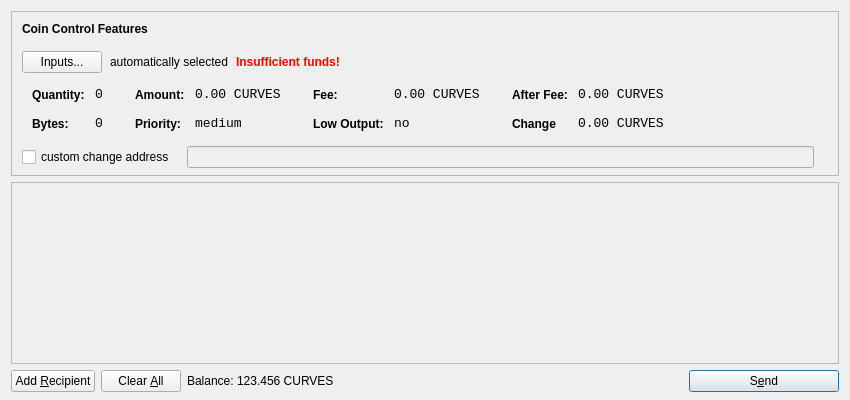
<?xml version="1.0" encoding="UTF-8"?>
<ui version="4.0">
 <class>SendCoinsDialog</class>
 <widget class="QDialog" name="SendCoinsDialog">
  <property name="geometry">
   <rect>
    <x>0</x>
    <y>0</y>
    <width>850</width>
    <height>400</height>
   </rect>
  </property>
  <property name="windowTitle">
   <string>Send Coins</string>
  </property>
  <layout class="QVBoxLayout" name="verticalLayout" stretch="0,1,0">
   <property name="bottomMargin">
    <number>8</number>
   </property>
   <item>
    <widget class="QFrame" name="frameCoinControl">
     <property name="sizePolicy">
      <sizepolicy hsizetype="Expanding" vsizetype="Expanding">
       <horstretch>0</horstretch>
       <verstretch>0</verstretch>
      </sizepolicy>
     </property>
     <property name="maximumSize">
      <size>
       <width>16777215</width>
       <height>16777215</height>
      </size>
     </property>
     <property name="frameShape">
      <enum>QFrame::StyledPanel</enum>
     </property>
     <property name="frameShadow">
      <enum>QFrame::Sunken</enum>
     </property>
     <layout class="QVBoxLayout" name="verticalLayoutCoinControl2">
      <property name="spacing">
       <number>-1</number>
      </property>
      <property name="leftMargin">
       <number>0</number>
      </property>
      <property name="topMargin">
       <number>0</number>
      </property>
      <property name="rightMargin">
       <number>0</number>
      </property>
      <property name="bottomMargin">
       <number>6</number>
      </property>
      <item>
       <layout class="QVBoxLayout" name="verticalLayoutCoinControl" stretch="0,0,0,0,1">
        <property name="spacing">
         <number>0</number>
        </property>
        <property name="leftMargin">
         <number>10</number>
        </property>
        <property name="topMargin">
         <number>10</number>
        </property>
        <item>
         <layout class="QHBoxLayout" name="horizontalLayoutCoinControl1">
          <property name="bottomMargin">
           <number>15</number>
          </property>
          <item>
           <widget class="QLabel" name="labelCoinControlFeatures">
            <property name="sizePolicy">
             <sizepolicy hsizetype="Preferred" vsizetype="Maximum">
              <horstretch>0</horstretch>
              <verstretch>0</verstretch>
             </sizepolicy>
            </property>
            <property name="font">
             <font>
              <weight>75</weight>
              <bold>true</bold>
             </font>
            </property>
            <property name="styleSheet">
             <string notr="true">font-weight:bold;</string>
            </property>
            <property name="text">
             <string>Coin Control Features</string>
            </property>
           </widget>
          </item>
         </layout>
        </item>
        <item>
         <layout class="QHBoxLayout" name="horizontalLayoutCoinControl2" stretch="0,0,0,0">
          <property name="spacing">
           <number>8</number>
          </property>
          <property name="bottomMargin">
           <number>10</number>
          </property>
          <item>
           <widget class="QPushButton" name="pushButtonCoinControl">
            <property name="styleSheet">
             <string notr="true"/>
            </property>
            <property name="text">
             <string>Inputs...</string>
            </property>
           </widget>
          </item>
          <item>
           <widget class="QLabel" name="labelCoinControlAutomaticallySelected">
            <property name="text">
             <string>automatically selected</string>
            </property>
            <property name="margin">
             <number>5</number>
            </property>
           </widget>
          </item>
          <item>
           <widget class="QLabel" name="labelCoinControlInsuffFunds">
            <property name="font">
             <font>
              <weight>75</weight>
              <bold>true</bold>
             </font>
            </property>
            <property name="styleSheet">
             <string notr="true">color:red;font-weight:bold;</string>
            </property>
            <property name="text">
             <string>Insufficient funds!</string>
            </property>
            <property name="margin">
             <number>5</number>
            </property>
           </widget>
          </item>
          <item>
           <spacer name="horizontalSpacerCoinControl">
            <property name="orientation">
             <enum>Qt::Horizontal</enum>
            </property>
            <property name="sizeHint" stdset="0">
             <size>
              <width>40</width>
              <height>1</height>
             </size>
            </property>
           </spacer>
          </item>
         </layout>
        </item>
        <item>
         <widget class="QWidget" name="widgetCoinControl" native="true">
          <property name="sizePolicy">
           <sizepolicy hsizetype="Preferred" vsizetype="Preferred">
            <horstretch>0</horstretch>
            <verstretch>0</verstretch>
           </sizepolicy>
          </property>
          <property name="minimumSize">
           <size>
            <width>0</width>
            <height>0</height>
           </size>
          </property>
          <property name="styleSheet">
           <string notr="true"/>
          </property>
          <layout class="QHBoxLayout" name="horizontalLayoutCoinControl5">
           <property name="margin">
            <number>0</number>
           </property>
           <item>
            <layout class="QHBoxLayout" name="horizontalLayoutCoinControl3" stretch="0,0,0,1">
             <property name="spacing">
              <number>20</number>
             </property>
             <property name="topMargin">
              <number>0</number>
             </property>
             <property name="bottomMargin">
              <number>10</number>
             </property>
             <item>
              <layout class="QFormLayout" name="formLayoutCoinControl1">
               <property name="horizontalSpacing">
                <number>10</number>
               </property>
               <property name="verticalSpacing">
                <number>14</number>
               </property>
               <property name="leftMargin">
                <number>10</number>
               </property>
               <property name="topMargin">
                <number>4</number>
               </property>
               <property name="rightMargin">
                <number>6</number>
               </property>
               <item row="0" column="0">
                <widget class="QLabel" name="labelCoinControlQuantityText">
                 <property name="styleSheet">
                  <string notr="true">font-weight:bold;</string>
                 </property>
                 <property name="text">
                  <string>Quantity:</string>
                 </property>
                 <property name="margin">
                  <number>0</number>
                 </property>
                </widget>
               </item>
               <item row="0" column="1">
                <widget class="QLabel" name="labelCoinControlQuantity">
                 <property name="font">
                  <font>
                   <family>Monospace</family>
                   <pointsize>10</pointsize>
                  </font>
                 </property>
                 <property name="cursor">
                  <cursorShape>IBeamCursor</cursorShape>
                 </property>
                 <property name="contextMenuPolicy">
                  <enum>Qt::ActionsContextMenu</enum>
                 </property>
                 <property name="text">
                  <string>0</string>
                 </property>
                 <property name="margin">
                  <number>0</number>
                 </property>
                 <property name="textInteractionFlags">
                  <set>Qt::LinksAccessibleByMouse|Qt::TextSelectableByKeyboard|Qt::TextSelectableByMouse</set>
                 </property>
                </widget>
               </item>
               <item row="1" column="0">
                <widget class="QLabel" name="labelCoinControlBytesText">
                 <property name="styleSheet">
                  <string notr="true">font-weight:bold;</string>
                 </property>
                 <property name="text">
                  <string>Bytes:</string>
                 </property>
                </widget>
               </item>
               <item row="1" column="1">
                <widget class="QLabel" name="labelCoinControlBytes">
                 <property name="font">
                  <font>
                   <family>Monospace</family>
                   <pointsize>10</pointsize>
                  </font>
                 </property>
                 <property name="cursor">
                  <cursorShape>IBeamCursor</cursorShape>
                 </property>
                 <property name="contextMenuPolicy">
                  <enum>Qt::ActionsContextMenu</enum>
                 </property>
                 <property name="text">
                  <string>0</string>
                 </property>
                 <property name="textInteractionFlags">
                  <set>Qt::LinksAccessibleByMouse|Qt::TextSelectableByKeyboard|Qt::TextSelectableByMouse</set>
                 </property>
                </widget>
               </item>
              </layout>
             </item>
             <item>
              <layout class="QFormLayout" name="formLayoutCoinControl2">
               <property name="horizontalSpacing">
                <number>10</number>
               </property>
               <property name="verticalSpacing">
                <number>14</number>
               </property>
               <property name="leftMargin">
                <number>6</number>
               </property>
               <property name="topMargin">
                <number>4</number>
               </property>
               <property name="rightMargin">
                <number>6</number>
               </property>
               <item row="0" column="0">
                <widget class="QLabel" name="labelCoinControlAmountText">
                 <property name="styleSheet">
                  <string notr="true">font-weight:bold;</string>
                 </property>
                 <property name="text">
                  <string>Amount:</string>
                 </property>
                 <property name="margin">
                  <number>0</number>
                 </property>
                </widget>
               </item>
               <item row="0" column="1">
                <widget class="QLabel" name="labelCoinControlAmount">
                 <property name="font">
                  <font>
                   <family>Monospace</family>
                   <pointsize>10</pointsize>
                  </font>
                 </property>
                 <property name="cursor">
                  <cursorShape>IBeamCursor</cursorShape>
                 </property>
                 <property name="contextMenuPolicy">
                  <enum>Qt::ActionsContextMenu</enum>
                 </property>
                 <property name="text">
                  <string>0.00 CURVES</string>
                 </property>
                 <property name="textInteractionFlags">
                  <set>Qt::LinksAccessibleByMouse|Qt::TextSelectableByKeyboard|Qt::TextSelectableByMouse</set>
                 </property>
                </widget>
               </item>
               <item row="1" column="0">
                <widget class="QLabel" name="labelCoinControlPriorityText">
                 <property name="styleSheet">
                  <string notr="true">font-weight:bold;</string>
                 </property>
                 <property name="text">
                  <string>Priority:</string>
                 </property>
                </widget>
               </item>
               <item row="1" column="1">
                <widget class="QLabel" name="labelCoinControlPriority">
                 <property name="font">
                  <font>
                   <family>Monospace</family>
                   <pointsize>10</pointsize>
                  </font>
                 </property>
                 <property name="cursor">
                  <cursorShape>IBeamCursor</cursorShape>
                 </property>
                 <property name="contextMenuPolicy">
                  <enum>Qt::ActionsContextMenu</enum>
                 </property>
                 <property name="text">
                  <string>medium</string>
                 </property>
                 <property name="textInteractionFlags">
                  <set>Qt::LinksAccessibleByMouse|Qt::TextSelectableByKeyboard|Qt::TextSelectableByMouse</set>
                 </property>
                </widget>
               </item>
              </layout>
             </item>
             <item>
              <layout class="QFormLayout" name="formLayoutCoinControl3">
               <property name="horizontalSpacing">
                <number>10</number>
               </property>
               <property name="verticalSpacing">
                <number>14</number>
               </property>
               <property name="leftMargin">
                <number>6</number>
               </property>
               <property name="topMargin">
                <number>4</number>
               </property>
               <property name="rightMargin">
                <number>6</number>
               </property>
               <item row="0" column="0">
                <widget class="QLabel" name="labelCoinControlFeeText">
                 <property name="styleSheet">
                  <string notr="true">font-weight:bold;</string>
                 </property>
                 <property name="text">
                  <string>Fee:</string>
                 </property>
                 <property name="margin">
                  <number>0</number>
                 </property>
                </widget>
               </item>
               <item row="0" column="1">
                <widget class="QLabel" name="labelCoinControlFee">
                 <property name="font">
                  <font>
                   <family>Monospace</family>
                   <pointsize>10</pointsize>
                  </font>
                 </property>
                 <property name="cursor">
                  <cursorShape>IBeamCursor</cursorShape>
                 </property>
                 <property name="contextMenuPolicy">
                  <enum>Qt::ActionsContextMenu</enum>
                 </property>
                 <property name="text">
                  <string>0.00 CURVES</string>
                 </property>
                 <property name="textInteractionFlags">
                  <set>Qt::LinksAccessibleByMouse|Qt::TextSelectableByKeyboard|Qt::TextSelectableByMouse</set>
                 </property>
                </widget>
               </item>
               <item row="1" column="0">
                <widget class="QLabel" name="labelCoinControlLowOutputText">
                 <property name="styleSheet">
                  <string notr="true">font-weight:bold;</string>
                 </property>
                 <property name="text">
                  <string>Low Output:</string>
                 </property>
                </widget>
               </item>
               <item row="1" column="1">
                <widget class="QLabel" name="labelCoinControlLowOutput">
                 <property name="font">
                  <font>
                   <family>Monospace</family>
                   <pointsize>10</pointsize>
                  </font>
                 </property>
                 <property name="cursor">
                  <cursorShape>IBeamCursor</cursorShape>
                 </property>
                 <property name="contextMenuPolicy">
                  <enum>Qt::ActionsContextMenu</enum>
                 </property>
                 <property name="text">
                  <string>no</string>
                 </property>
                 <property name="textInteractionFlags">
                  <set>Qt::LinksAccessibleByMouse|Qt::TextSelectableByKeyboard|Qt::TextSelectableByMouse</set>
                 </property>
                </widget>
               </item>
              </layout>
             </item>
             <item>
              <layout class="QFormLayout" name="formLayoutCoinControl4">
               <property name="horizontalSpacing">
                <number>10</number>
               </property>
               <property name="verticalSpacing">
                <number>14</number>
               </property>
               <property name="leftMargin">
                <number>6</number>
               </property>
               <property name="topMargin">
                <number>4</number>
               </property>
               <property name="rightMargin">
                <number>6</number>
               </property>
               <item row="0" column="0">
                <widget class="QLabel" name="labelCoinControlAfterFeeText">
                 <property name="styleSheet">
                  <string notr="true">font-weight:bold;</string>
                 </property>
                 <property name="text">
                  <string>After Fee:</string>
                 </property>
                 <property name="margin">
                  <number>0</number>
                 </property>
                </widget>
               </item>
               <item row="0" column="1">
                <widget class="QLabel" name="labelCoinControlAfterFee">
                 <property name="font">
                  <font>
                   <family>Monospace</family>
                   <pointsize>10</pointsize>
                  </font>
                 </property>
                 <property name="cursor">
                  <cursorShape>IBeamCursor</cursorShape>
                 </property>
                 <property name="contextMenuPolicy">
                  <enum>Qt::ActionsContextMenu</enum>
                 </property>
                 <property name="text">
                  <string>0.00 CURVES</string>
                 </property>
                 <property name="textInteractionFlags">
                  <set>Qt::LinksAccessibleByMouse|Qt::TextSelectableByKeyboard|Qt::TextSelectableByMouse</set>
                 </property>
                </widget>
               </item>
               <item row="1" column="0">
                <widget class="QLabel" name="labelCoinControlChangeText">
                 <property name="styleSheet">
                  <string notr="true">font-weight:bold;</string>
                 </property>
                 <property name="text">
                  <string>Change</string>
                 </property>
                </widget>
               </item>
               <item row="1" column="1">
                <widget class="QLabel" name="labelCoinControlChange">
                 <property name="font">
                  <font>
                   <family>Monospace</family>
                   <pointsize>10</pointsize>
                  </font>
                 </property>
                 <property name="cursor">
                  <cursorShape>IBeamCursor</cursorShape>
                 </property>
                 <property name="contextMenuPolicy">
                  <enum>Qt::ActionsContextMenu</enum>
                 </property>
                 <property name="text">
                  <string>0.00 CURVES</string>
                 </property>
                 <property name="textInteractionFlags">
                  <set>Qt::LinksAccessibleByMouse|Qt::TextSelectableByKeyboard|Qt::TextSelectableByMouse</set>
                 </property>
                </widget>
               </item>
              </layout>
             </item>
            </layout>
           </item>
          </layout>
         </widget>
        </item>
        <item>
         <layout class="QHBoxLayout" name="horizontalLayoutCoinControl4" stretch="0,0,0">
          <property name="spacing">
           <number>12</number>
          </property>
          <property name="sizeConstraint">
           <enum>QLayout::SetDefaultConstraint</enum>
          </property>
          <property name="topMargin">
           <number>5</number>
          </property>
          <property name="rightMargin">
           <number>5</number>
          </property>
          <item>
           <widget class="QCheckBox" name="checkBoxCoinControlChange">
            <property name="text">
             <string>custom change address</string>
            </property>
           </widget>
          </item>
          <item>
           <widget class="QLineEdit" name="lineEditCoinControlChange">
            <property name="enabled">
             <bool>false</bool>
            </property>
            <property name="sizePolicy">
             <sizepolicy hsizetype="Expanding" vsizetype="Fixed">
              <horstretch>0</horstretch>
              <verstretch>0</verstretch>
             </sizepolicy>
            </property>
           </widget>
          </item>
          <item>
           <widget class="QLabel" name="labelCoinControlChangeLabel">
            <property name="sizePolicy">
             <sizepolicy hsizetype="Preferred" vsizetype="Expanding">
              <horstretch>0</horstretch>
              <verstretch>0</verstretch>
             </sizepolicy>
            </property>
            <property name="minimumSize">
             <size>
              <width>0</width>
              <height>0</height>
             </size>
            </property>
            <property name="text">
             <string/>
            </property>
            <property name="margin">
             <number>3</number>
            </property>
           </widget>
          </item>
         </layout>
        </item>
        <item>
         <spacer name="verticalSpacerCoinControl">
          <property name="orientation">
           <enum>Qt::Vertical</enum>
          </property>
          <property name="sizeHint" stdset="0">
           <size>
            <width>800</width>
            <height>1</height>
           </size>
          </property>
         </spacer>
        </item>
       </layout>
      </item>
     </layout>
    </widget>
   </item>
   <item>
    <widget class="QScrollArea" name="scrollArea">
     <property name="widgetResizable">
      <bool>true</bool>
     </property>
     <widget class="QWidget" name="scrollAreaWidgetContents">
      <property name="geometry">
       <rect>
        <x>0</x>
        <y>0</y>
        <width>830</width>
        <height>165</height>
       </rect>
      </property>
      <layout class="QVBoxLayout" name="verticalLayout_2">
       <property name="margin">
        <number>0</number>
       </property>
       <item>
        <layout class="QVBoxLayout" name="entries">
         <property name="spacing">
          <number>6</number>
         </property>
        </layout>
       </item>
       <item>
        <spacer name="verticalSpacer">
         <property name="orientation">
          <enum>Qt::Vertical</enum>
         </property>
         <property name="sizeHint" stdset="0">
          <size>
           <width>20</width>
           <height>40</height>
          </size>
         </property>
        </spacer>
       </item>
      </layout>
     </widget>
    </widget>
   </item>
   <item>
    <layout class="QHBoxLayout" name="horizontalLayout">
     <item>
      <widget class="QPushButton" name="addButton">
       <property name="toolTip">
        <string>Send to multiple recipients at once</string>
       </property>
       <property name="text">
        <string>Add &amp;Recipient</string>
       </property>
       <property name="icon">
        <iconset resource="../bitcoin.qrc">
         <normaloff>:/icons/add</normaloff>:/icons/add</iconset>
       </property>
       <property name="autoDefault">
        <bool>false</bool>
       </property>
      </widget>
     </item>
     <item>
      <widget class="QPushButton" name="clearButton">
       <property name="sizePolicy">
        <sizepolicy hsizetype="Minimum" vsizetype="Fixed">
         <horstretch>0</horstretch>
         <verstretch>0</verstretch>
        </sizepolicy>
       </property>
       <property name="toolTip">
        <string>Remove all transaction fields</string>
       </property>
       <property name="text">
        <string>Clear &amp;All</string>
       </property>
       <property name="icon">
        <iconset resource="../bitcoin.qrc">
         <normaloff>:/icons/remove</normaloff>:/icons/remove</iconset>
       </property>
       <property name="autoRepeatDelay">
        <number>300</number>
       </property>
       <property name="autoDefault">
        <bool>false</bool>
       </property>
      </widget>
     </item>
     <item>
      <layout class="QHBoxLayout" name="horizontalLayout_2">
       <property name="spacing">
        <number>3</number>
       </property>
       <item>
        <widget class="QLabel" name="label">
         <property name="sizePolicy">
          <sizepolicy hsizetype="Preferred" vsizetype="Fixed">
           <horstretch>0</horstretch>
           <verstretch>0</verstretch>
          </sizepolicy>
         </property>
         <property name="text">
          <string>Balance:</string>
         </property>
        </widget>
       </item>
       <item>
        <widget class="QLabel" name="labelBalance">
         <property name="sizePolicy">
          <sizepolicy hsizetype="Preferred" vsizetype="Fixed">
           <horstretch>0</horstretch>
           <verstretch>0</verstretch>
          </sizepolicy>
         </property>
         <property name="cursor">
          <cursorShape>IBeamCursor</cursorShape>
         </property>
         <property name="text">
          <string>123.456 CURVES</string>
         </property>
         <property name="textInteractionFlags">
          <set>Qt::LinksAccessibleByMouse|Qt::TextSelectableByKeyboard|Qt::TextSelectableByMouse</set>
         </property>
        </widget>
       </item>
      </layout>
     </item>
     <item>
      <spacer name="horizontalSpacer">
       <property name="orientation">
        <enum>Qt::Horizontal</enum>
       </property>
       <property name="sizeHint" stdset="0">
        <size>
         <width>40</width>
         <height>20</height>
        </size>
       </property>
      </spacer>
     </item>
     <item>
      <widget class="QPushButton" name="sendButton">
       <property name="minimumSize">
        <size>
         <width>150</width>
         <height>0</height>
        </size>
       </property>
       <property name="toolTip">
        <string>Confirm the send action</string>
       </property>
       <property name="text">
        <string>S&amp;end</string>
       </property>
       <property name="icon">
        <iconset resource="../bitcoin.qrc">
         <normaloff>:/icons/send</normaloff>:/icons/send</iconset>
       </property>
       <property name="default">
        <bool>true</bool>
       </property>
      </widget>
     </item>
    </layout>
   </item>
  </layout>
 </widget>
 <resources>
  <include location="../bitcoin.qrc"/>
 </resources>
 <connections/>
</ui>
